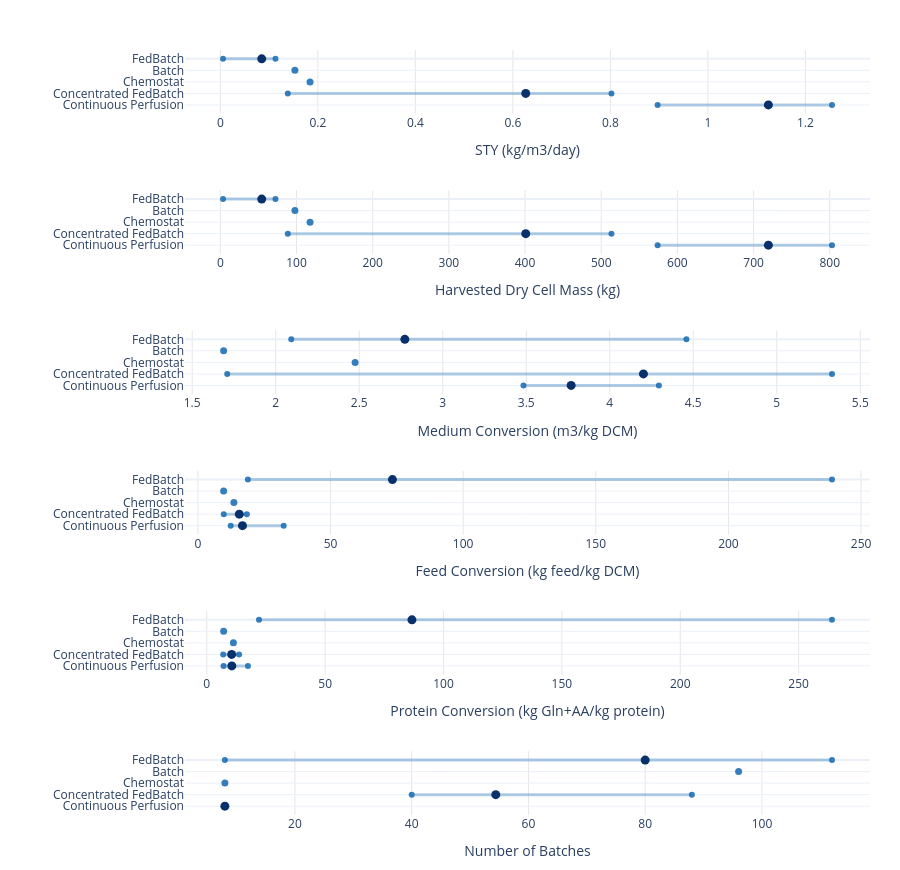

Notebook cell for this chart:
### Markdown cell above
## 5. Mode-Level Aggregated Figures

### 5.1 KPI ranges and means by operating mode

This lollipop/range overview uses the aggregated `campaign_summary_table`; it is distinct from the run-level heatmap above.

### Code cell
# Faceted lollipop overview of aggregated KPI ranges and means by operating mode
# Uses campaign_summary_table rather than individual run rows.
import numpy as np
import plotly.graph_objects as go
from plotly.subplots import make_subplots

if "campaign_summary_table" not in globals():
    raise ValueError("Run the campaign summary-table cell first.")

if "mode_order" not in globals() or not mode_order:
    raise ValueError("Run the shared plotting data initialization cell first.")

plot_tbl = campaign_summary_table.copy()
if plot_tbl.empty:
    raise ValueError("campaign_summary_table is empty.")

# Optional campaign filter (kept for future multi-campaign files merged into one table)
CAMPAIGN_FILTER = [CAMPAIGN_LABEL]
if CAMPAIGN_FILTER:
    plot_tbl = plot_tbl[plot_tbl["campaign"].isin(CAMPAIGN_FILTER)].copy()

kpi_order = [k for k in MAIN_KPIS if k in plot_tbl["kpi"].unique()]
if not kpi_order:
    raise ValueError("No matching KPI rows found in campaign_summary_table.")

# Reuse the mode ordering determined in the shared plotting initialization cell
mode_group_order = []
for m in mode_order:
    cm = canonical_mode(m)
    if cm not in mode_group_order:
        mode_group_order.append(cm)
mode_group_order = [m for m in mode_group_order if m in plot_tbl["mode_group"].astype(str).unique()]
mode_to_y = {m: i for i, m in enumerate(mode_group_order)}

# Single hue for ranges and endpoints; darker markers show mode means.
BASE_COLOR = "rgba(33, 113, 181, 0.90)"
RANGE_COLOR = "rgba(33, 113, 181, 0.35)"
MEAN_COLOR = "rgba(8, 48, 107, 1.00)"

fig = make_subplots(
    rows=len(kpi_order),
    cols=1,
    shared_xaxes=False,
    shared_yaxes=False,
    vertical_spacing=0.1,
    #subplot_titles=[KPI_LABELS_MAIN.get(k, k) for k in kpi_order],
)

for row_idx, kpi in enumerate(kpi_order, start=1):
    sub = plot_tbl[plot_tbl["kpi"] == kpi].copy()
    sub["y"] = sub["mode_group"].astype(str).map(mode_to_y)

    # Multi-run ranges
    multi = sub[sub["n_runs"] > 1]
    for _, r in multi.iterrows():
        fig.add_trace(
            go.Scatter(
                x=[r["min_value"], r["max_value"]],
                y=[r["y"], r["y"]],
                mode="lines",
                line=dict(width=3, color=RANGE_COLOR),
                hovertemplate=(
                    f"<b>{r['campaign']}</b><br>"
                    + f"Mode: {r['mode_group']}<br>"
                    + "Range: %{x:.4g}<extra></extra>"
                ),
                showlegend=False,
            ),
            row=row_idx,
            col=1,
        )

    # Endpoints for multi-run ranges
    if not multi.empty:
        fig.add_trace(
            go.Scatter(
                x=np.r_[multi["min_value"].values, multi["max_value"].values],
                y=np.r_[multi["y"].values, multi["y"].values],
                mode="markers",
                marker=dict(size=6, color=BASE_COLOR),
                hovertemplate="Value: %{x:.4g}<extra></extra>",
                showlegend=False,
            ),
            row=row_idx,
            col=1,
        )

    # Mean marker for multi-run modes
    if not multi.empty:
        fig.add_trace(
            go.Scatter(
                x=multi["mean_value"],
                y=multi["y"],
                mode="markers",
                marker=dict(size=9, color=MEAN_COLOR),
                hovertemplate=("<b>%{text}</b><br>Mean: %{x:.4g}<extra></extra>"),
                text=multi["mode_group"].astype(str),
                showlegend=False,
            ),
            row=row_idx,
            col=1,
        )

    # Single-run modes: one dot only
    single = sub[sub["n_runs"] == 1]
    if not single.empty:
        fig.add_trace(
            go.Scatter(
                x=single["mean_value"],
                y=single["y"],
                mode="markers",
                marker=dict(size=7, color=BASE_COLOR),
                hovertemplate=("<b>%{text}</b><br>Value: %{x:.4g}<extra></extra>"),
                text=single["mode_group"].astype(str),
                showlegend=False,
            ),
            row=row_idx,
            col=1,
        )

    fig.update_yaxes(
        tickmode="array",
        tickvals=list(mode_to_y.values()),
        ticktext=list(mode_to_y.keys()),
        autorange="reversed",
        row=row_idx,
        col=1,
    )

    # Per-subplot x-axis title (remove shared/global title approach)
    fig.update_xaxes(
        title_text=KPI_LABELS_MAIN.get(kpi, kpi),
        showgrid=True,
        gridcolor="rgba(0,0,0,0.10)",
        zeroline=False,
        row=row_idx,
        col=1,
    )

fig.update_layout(
    template="plotly_white",
    width=900,
    height=max(500, 145 * len(kpi_order)),
    showlegend=False,
    margin=dict(l=185, r=30, t=50, b=55),
)

fig.show()

### Figure 1 — Plotly figure (JSON) as saved in the notebook; plotly's stock layout.template omitted (floating-point values rounded to 4 significant figures)
{"data": [{"hovertemplate": "<b>Campaign_4</b><br>Mode: FedBatch<br>Range: %{x:.4g}<extra></extra>", "line": {"color": "rgba(33, 113, 181, 0.35)", "width": 3}, "mode": "lines", "showlegend": false, "type": "scatter", "x": [0.005473, 0.1131], "xaxis": "x", "y": [0, 0], "yaxis": "y"}, {"hovertemplate": "<b>Campaign_4</b><br>Mode: Concentrated FedBatch<br>Range: %{x:.4g}<extra></extra>", "line": {"color": "rgba(33, 113, 181, 0.35)", "width": 3}, "mode": "lines", "showlegend": false, "type": "scatter", "x": [0.1384, 0.8023], "xaxis": "x", "y": [3, 3], "yaxis": "y"}, {"hovertemplate": "<b>Campaign_4</b><br>Mode: Continuous Perfusion<br>Range: %{x:.4g}<extra></extra>", "line": {"color": "rgba(33, 113, 181, 0.35)", "width": 3}, "mode": "lines", "showlegend": false, "type": "scatter", "x": [0.8969, 1.255], "xaxis": "x", "y": [4, 4], "yaxis": "y"}, {"hovertemplate": "Value: %{x:.4g}<extra></extra>", "marker": {"color": "rgba(33, 113, 181, 0.90)", "size": 6}, "mode": "markers", "showlegend": false, "type": "scatter", "x": [0.005473, 0.1384, 0.8969, 0.1131, 0.8023, 1.255], "xaxis": "x", "y": [0, 3, 4, 0, 3, 4], "yaxis": "y"}, {"hovertemplate": "<b>%{text}</b><br>Mean: %{x:.4g}<extra></extra>", "marker": {"color": "rgba(8, 48, 107, 1.00)", "size": 9}, "mode": "markers", "showlegend": false, "text": ["FedBatch", "Concentrated FedBatch", "Continuous Perfusion"], "type": "scatter", "x": [0.08489, 0.6264, 1.124], "xaxis": "x", "y": [0, 3, 4], "yaxis": "y"}, {"hovertemplate": "<b>%{text}</b><br>Value: %{x:.4g}<extra></extra>", "marker": {"color": "rgba(33, 113, 181, 0.90)", "size": 7}, "mode": "markers", "showlegend": false, "text": ["Batch", "Chemostat"], "type": "scatter", "x": [0.153, 0.184], "xaxis": "x", "y": [1, 2], "yaxis": "y"}, {"hovertemplate": "<b>Campaign_4</b><br>Mode: FedBatch<br>Range: %{x:.4g}<extra></extra>", "line": {"color": "rgba(33, 113, 181, 0.35)", "width": 3}, "mode": "lines", "showlegend": false, "type": "scatter", "x": [3.502, 72.4], "xaxis": "x2", "y": [0, 0], "yaxis": "y2"}, {"hovertemplate": "<b>Campaign_4</b><br>Mode: Concentrated FedBatch<br>Range: %{x:.4g}<extra></extra>", "line": {"color": "rgba(33, 113, 181, 0.35)", "width": 3}, "mode": "lines", "showlegend": false, "type": "scatter", "x": [88.55, 513.4], "xaxis": "x2", "y": [3, 3], "yaxis": "y2"}, {"hovertemplate": "<b>Campaign_4</b><br>Mode: Continuous Perfusion<br>Range: %{x:.4g}<extra></extra>", "line": {"color": "rgba(33, 113, 181, 0.35)", "width": 3}, "mode": "lines", "showlegend": false, "type": "scatter", "x": [574.0, 802.9], "xaxis": "x2", "y": [4, 4], "yaxis": "y2"}, {"hovertemplate": "Value: %{x:.4g}<extra></extra>", "marker": {"color": "rgba(33, 113, 181, 0.90)", "size": 6}, "mode": "markers", "showlegend": false, "type": "scatter", "x": [3.502, 88.55, 574.0, 72.4, 513.4, 802.9], "xaxis": "x2", "y": [0, 3, 4, 0, 3, 4], "yaxis": "y2"}, {"hovertemplate": "<b>%{text}</b><br>Mean: %{x:.4g}<extra></extra>", "marker": {"color": "rgba(8, 48, 107, 1.00)", "size": 9}, "mode": "markers", "showlegend": false, "text": ["FedBatch", "Concentrated FedBatch", "Continuous Perfusion"], "type": "scatter", "x": [54.33, 400.9, 719.4], "xaxis": "x2", "y": [0, 3, 4], "yaxis": "y2"}, {"hovertemplate": "<b>%{text}</b><br>Value: %{x:.4g}<extra></extra>", "marker": {"color": "rgba(33, 113, 181, 0.90)", "size": 7}, "mode": "markers", "showlegend": false, "text": ["Batch", "Chemostat"], "type": "scatter", "x": [97.9, 117.8], "xaxis": "x2", "y": [1, 2], "yaxis": "y2"}, {"hovertemplate": "<b>Campaign_4</b><br>Mode: FedBatch<br>Range: %{x:.4g}<extra></extra>", "line": {"color": "rgba(33, 113, 181, 0.35)", "width": 3}, "mode": "lines", "showlegend": false, "type": "scatter", "x": [2.093, 4.459], "xaxis": "x3", "y": [0, 0], "yaxis": "y3"}, {"hovertemplate": "<b>Campaign_4</b><br>Mode: Concentrated FedBatch<br>Range: %{x:.4g}<extra></extra>", "line": {"color": "rgba(33, 113, 181, 0.35)", "width": 3}, "mode": "lines", "showlegend": false, "type": "scatter", "x": [1.71, 5.331], "xaxis": "x3", "y": [3, 3], "yaxis": "y3"}, {"hovertemplate": "<b>Campaign_4</b><br>Mode: Continuous Perfusion<br>Range: %{x:.4g}<extra></extra>", "line": {"color": "rgba(33, 113, 181, 0.35)", "width": 3}, "mode": "lines", "showlegend": false, "type": "scatter", "x": [3.483, 4.294], "xaxis": "x3", "y": [4, 4], "yaxis": "y3"}, {"hovertemplate": "Value: %{x:.4g}<extra></extra>", "marker": {"color": "rgba(33, 113, 181, 0.90)", "size": 6}, "mode": "markers", "showlegend": false, "type": "scatter", "x": [2.093, 1.71, 3.483, 4.459, 5.331, 4.294], "xaxis": "x3", "y": [0, 3, 4, 0, 3, 4], "yaxis": "y3"}, {"hovertemplate": "<b>%{text}</b><br>Mean: %{x:.4g}<extra></extra>", "marker": {"color": "rgba(8, 48, 107, 1.00)", "size": 9}, "mode": "markers", "showlegend": false, "text": ["FedBatch", "Concentrated FedBatch", "Continuous Perfusion"], "type": "scatter", "x": [2.773, 4.202, 3.769], "xaxis": "x3", "y": [0, 3, 4], "yaxis": "y3"}, {"hovertemplate": "<b>%{text}</b><br>Value: %{x:.4g}<extra></extra>", "marker": {"color": "rgba(33, 113, 181, 0.90)", "size": 7}, "mode": "markers", "showlegend": false, "text": ["Batch", "Chemostat"], "type": "scatter", "x": [1.688, 2.475], "xaxis": "x3", "y": [1, 2], "yaxis": "y3"}, {"hovertemplate": "<b>Campaign_4</b><br>Mode: FedBatch<br>Range: %{x:.4g}<extra></extra>", "line": {"color": "rgba(33, 113, 181, 0.35)", "width": 3}, "mode": "lines", "showlegend": false, "type": "scatter", "x": [18.83, 239.0], "xaxis": "x4", "y": [0, 0], "yaxis": "y4"}, {"hovertemplate": "<b>Campaign_4</b><br>Mode: Concentrated FedBatch<br>Range: %{x:.4g}<extra></extra>", "line": {"color": "rgba(33, 113, 181, 0.35)", "width": 3}, "mode": "lines", "showlegend": false, "type": "scatter", "x": [9.745, 18.46], "xaxis": "x4", "y": [3, 3], "yaxis": "y4"}, {"hovertemplate": "<b>Campaign_4</b><br>Mode: Continuous Perfusion<br>Range: %{x:.4g}<extra></extra>", "line": {"color": "rgba(33, 113, 181, 0.35)", "width": 3}, "mode": "lines", "showlegend": false, "type": "scatter", "x": [12.36, 32.35], "xaxis": "x4", "y": [4, 4], "yaxis": "y4"}, {"hovertemplate": "Value: %{x:.4g}<extra></extra>", "marker": {"color": "rgba(33, 113, 181, 0.90)", "size": 6}, "mode": "markers", "showlegend": false, "type": "scatter", "x": [18.83, 9.745, 12.36, 239.0, 18.46, 32.35], "xaxis": "x4", "y": [0, 3, 4, 0, 3, 4], "yaxis": "y4"}, {"hovertemplate": "<b>%{text}</b><br>Mean: %{x:.4g}<extra></extra>", "marker": {"color": "rgba(8, 48, 107, 1.00)", "size": 9}, "mode": "markers", "showlegend": false, "text": ["FedBatch", "Concentrated FedBatch", "Continuous Perfusion"], "type": "scatter", "x": [73.34, 15.61, 16.8], "xaxis": "x4", "y": [0, 3, 4], "yaxis": "y4"}, {"hovertemplate": "<b>%{text}</b><br>Value: %{x:.4g}<extra></extra>", "marker": {"color": "rgba(33, 113, 181, 0.90)", "size": 7}, "mode": "markers", "showlegend": false, "text": ["Batch", "Chemostat"], "type": "scatter", "x": [9.699, 13.57], "xaxis": "x4", "y": [1, 2], "yaxis": "y4"}, {"hovertemplate": "<b>Campaign_4</b><br>Mode: FedBatch<br>Range: %{x:.4g}<extra></extra>", "line": {"color": "rgba(33, 113, 181, 0.35)", "width": 3}, "mode": "lines", "showlegend": false, "type": "scatter", "x": [22.05, 264.1], "xaxis": "x5", "y": [0, 0], "yaxis": "y5"}, {"hovertemplate": "<b>Campaign_4</b><br>Mode: Concentrated FedBatch<br>Range: %{x:.4g}<extra></extra>", "line": {"color": "rgba(33, 113, 181, 0.35)", "width": 3}, "mode": "lines", "showlegend": false, "type": "scatter", "x": [6.928, 13.64], "xaxis": "x5", "y": [3, 3], "yaxis": "y5"}, {"hovertemplate": "<b>Campaign_4</b><br>Mode: Continuous Perfusion<br>Range: %{x:.4g}<extra></extra>", "line": {"color": "rgba(33, 113, 181, 0.35)", "width": 3}, "mode": "lines", "showlegend": false, "type": "scatter", "x": [7.058, 17.39], "xaxis": "x5", "y": [4, 4], "yaxis": "y5"}, {"hovertemplate": "Value: %{x:.4g}<extra></extra>", "marker": {"color": "rgba(33, 113, 181, 0.90)", "size": 6}, "mode": "markers", "showlegend": false, "type": "scatter", "x": [22.05, 6.928, 7.058, 264.1, 13.64, 17.39], "xaxis": "x5", "y": [0, 3, 4, 0, 3, 4], "yaxis": "y5"}, {"hovertemplate": "<b>%{text}</b><br>Mean: %{x:.4g}<extra></extra>", "marker": {"color": "rgba(8, 48, 107, 1.00)", "size": 9}, "mode": "markers", "showlegend": false, "text": ["FedBatch", "Concentrated FedBatch", "Continuous Perfusion"], "type": "scatter", "x": [86.66, 10.51, 10.58], "xaxis": "x5", "y": [0, 3, 4], "yaxis": "y5"}, {"hovertemplate": "<b>%{text}</b><br>Value: %{x:.4g}<extra></extra>", "marker": {"color": "rgba(33, 113, 181, 0.90)", "size": 7}, "mode": "markers", "showlegend": false, "text": ["Batch", "Chemostat"], "type": "scatter", "x": [7.115, 11.24], "xaxis": "x5", "y": [1, 2], "yaxis": "y5"}, {"hovertemplate": "<b>Campaign_4</b><br>Mode: FedBatch<br>Range: %{x:.4g}<extra></extra>", "line": {"color": "rgba(33, 113, 181, 0.35)", "width": 3}, "mode": "lines", "showlegend": false, "type": "scatter", "x": [8, 112], "xaxis": "x6", "y": [0, 0], "yaxis": "y6"}, {"hovertemplate": "<b>Campaign_4</b><br>Mode: Concentrated FedBatch<br>Range: %{x:.4g}<extra></extra>", "line": {"color": "rgba(33, 113, 181, 0.35)", "width": 3}, "mode": "lines", "showlegend": false, "type": "scatter", "x": [40, 88], "xaxis": "x6", "y": [3, 3], "yaxis": "y6"}, {"hovertemplate": "<b>Campaign_4</b><br>Mode: Continuous Perfusion<br>Range: %{x:.4g}<extra></extra>", "line": {"color": "rgba(33, 113, 181, 0.35)", "width": 3}, "mode": "lines", "showlegend": false, "type": "scatter", "x": [8, 8], "xaxis": "x6", "y": [4, 4], "yaxis": "y6"}, {"hovertemplate": "Value: %{x:.4g}<extra></extra>", "marker": {"color": "rgba(33, 113, 181, 0.90)", "size": 6}, "mode": "markers", "showlegend": false, "type": "scatter", "x": [8.0, 40.0, 8.0, 112.0, 88.0, 8.0], "xaxis": "x6", "y": [0, 3, 4, 0, 3, 4], "yaxis": "y6"}, {"hovertemplate": "<b>%{text}</b><br>Mean: %{x:.4g}<extra></extra>", "marker": {"color": "rgba(8, 48, 107, 1.00)", "size": 9}, "mode": "markers", "showlegend": false, "text": ["FedBatch", "Concentrated FedBatch", "Continuous Perfusion"], "type": "scatter", "x": [80.0, 54.4, 8.0], "xaxis": "x6", "y": [0, 3, 4], "yaxis": "y6"}, {"hovertemplate": "<b>%{text}</b><br>Value: %{x:.4g}<extra></extra>", "marker": {"color": "rgba(33, 113, 181, 0.90)", "size": 7}, "mode": "markers", "showlegend": false, "text": ["Batch", "Chemostat"], "type": "scatter", "x": [96.0, 8.0], "xaxis": "x6", "y": [1, 2], "yaxis": "y6"}], "layout": {"height": 870, "margin": {"b": 55, "l": 185, "r": 30, "t": 50}, "showlegend": false, "width": 900, "xaxis": {"anchor": "y", "domain": [0, 1], "gridcolor": "rgba(0,0,0,0.10)", "showgrid": true, "title": {"text": "STY (kg/m3/day)"}, "zeroline": false}, "xaxis2": {"anchor": "y2", "domain": [0, 1], "gridcolor": "rgba(0,0,0,0.10)", "showgrid": true, "title": {"text": "Harvested Dry Cell Mass (kg)"}, "zeroline": false}, "xaxis3": {"anchor": "y3", "domain": [0, 1], "gridcolor": "rgba(0,0,0,0.10)", "showgrid": true, "title": {"text": "Medium Conversion (m3/kg DCM)"}, "zeroline": false}, "xaxis4": {"anchor": "y4", "domain": [0, 1], "gridcolor": "rgba(0,0,0,0.10)", "showgrid": true, "title": {"text": "Feed Conversion (kg feed/kg DCM)"}, "zeroline": false}, "xaxis5": {"anchor": "y5", "domain": [0, 1], "gridcolor": "rgba(0,0,0,0.10)", "showgrid": true, "title": {"text": "Protein Conversion (kg Gln+AA/kg protein)"}, "zeroline": false}, "xaxis6": {"anchor": "y6", "domain": [0, 1], "gridcolor": "rgba(0,0,0,0.10)", "showgrid": true, "title": {"text": "Number of Batches"}, "zeroline": false}, "yaxis": {"anchor": "x", "autorange": "reversed", "domain": [0.9167, 1], "tickmode": "array", "ticktext": ["FedBatch", "Batch", "Chemostat", "Concentrated FedBatch", "Continuous Perfusion"], "tickvals": [0, 1, 2, 3, 4]}, "yaxis2": {"anchor": "x2", "autorange": "reversed", "domain": [0.7333, 0.8167], "tickmode": "array", "ticktext": ["FedBatch", "Batch", "Chemostat", "Concentrated FedBatch", "Continuous Perfusion"], "tickvals": [0, 1, 2, 3, 4]}, "yaxis3": {"anchor": "x3", "autorange": "reversed", "domain": [0.55, 0.6333], "tickmode": "array", "ticktext": ["FedBatch", "Batch", "Chemostat", "Concentrated FedBatch", "Continuous Perfusion"], "tickvals": [0, 1, 2, 3, 4]}, "yaxis4": {"anchor": "x4", "autorange": "reversed", "domain": [0.3667, 0.45], "tickmode": "array", "ticktext": ["FedBatch", "Batch", "Chemostat", "Concentrated FedBatch", "Continuous Perfusion"], "tickvals": [0, 1, 2, 3, 4]}, "yaxis5": {"anchor": "x5", "autorange": "reversed", "domain": [0.1833, 0.2667], "tickmode": "array", "ticktext": ["FedBatch", "Batch", "Chemostat", "Concentrated FedBatch", "Continuous Perfusion"], "tickvals": [0, 1, 2, 3, 4]}, "yaxis6": {"anchor": "x6", "autorange": "reversed", "domain": [0, 0.08333], "tickmode": "array", "ticktext": ["FedBatch", "Batch", "Chemostat", "Concentrated FedBatch", "Continuous Perfusion"], "tickvals": [0, 1, 2, 3, 4]}}}
